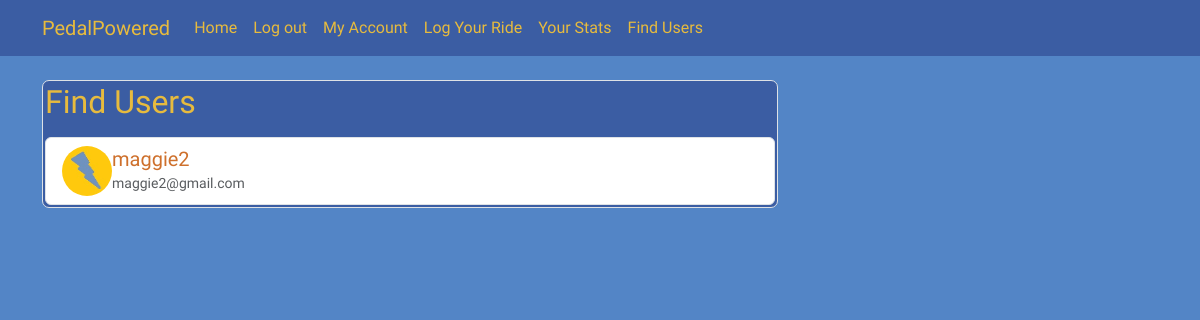
Page /users (signed in) on the earlier database version.
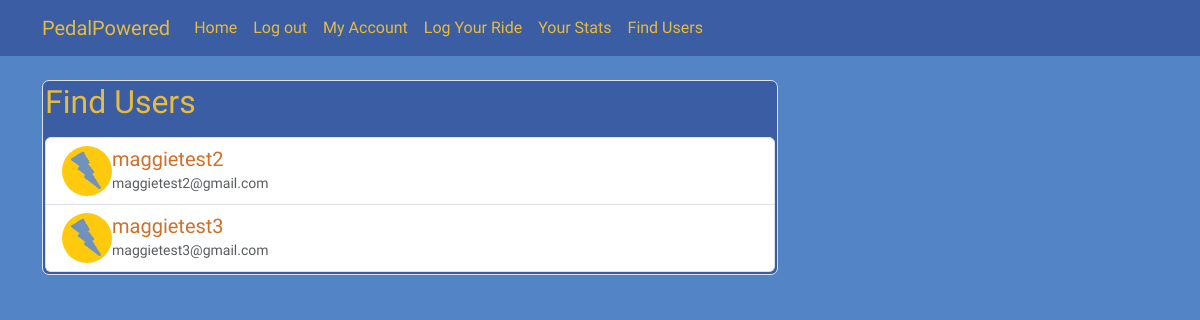
Same page on the later database version.
### pedalpowered/models.py (models this page shows, shortened)
class User(db.Model, UserMixin):
    id = db.Column(db.Integer, primary_key = True)
    username = db.Column(db.String(20), unique=True, nullable=False)
    email = db.Column(db.String(100), unique=True, nullable=False)
    img_file = db.Column(db.String(20), nullable=False, default='default.jpg')
    password = db.Column(db.String(60), nullable=False)
    ridelog = db.relationship('rides', backref="author", lazy=True)
    friends = db.relationship('User', secondary=friendships, primaryjoin=(friendships.c.user_id == id), secondaryjoin=(friendships.c.friend_id == id),
    backref=db.backref('friended_by', lazy='dynamic'),lazy='dynamic')

### pedalpowered/routes.py (the view)
@app.route("/users")
@login_required
def user_list():
    users = User.query.filter(User.id != current_user.id).all()
    return render_template('user_list.html', users=users)

### pedalpowered/models.py (called while the page is built)
@login_manager.user_loader
def load_user(user_id):
    return User.query.get(int(user_id))

### pedalpowered/templates/user_list.html
{% extends "layout.html" %}
{% block content %}
<div class="media-body border">
    <h2 style="font-family:Irish Grover";>Find Users</h2>
    {% if users %}
        <div class="list-group mt-3">
            {% for user in users %}
            <a href="{{ url_for('user_profile', username=user.username) }}"
               class="list-group-item list-group-item-action" style="font-family:Irish Grover";>
                <div class="d-flex align-items-center">
                    <img src="{{ url_for('static', filename='profile_pics/' + user.img_file) }}"
                         class="rounded-circle mr-3"
                         style="width: 50px; height: 50px;">
                    <div>
                        <h5 class="mb-0" style="color:#CE702C";>{{ user.username }}</h5>
                        <small class="text-muted" style="color:#CE702C";>{{ user.email }}</small>
                    </div>
                </div>
            </a>
            {% endfor %}
        </div>
    {% else %}
        <p class="text-muted">No other users found.</p>
    {% endif %}
</div>
{% endblock %}

Differences in the rows shown:
changed User: username "maggie2" → "maggietest2"; email "maggie2@gmail.com" → "maggietest2@gmail.com"
added User: img_file (placeholder picture), username "maggietest3", email "maggietest3@gmail.com"
